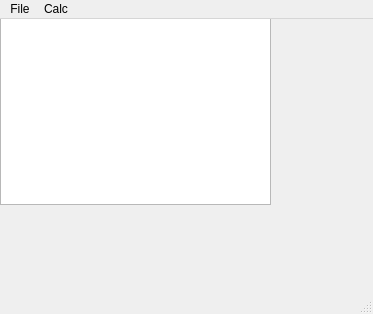
<?xml version="1.0" encoding="UTF-8"?>
<ui version="4.0">
 <class>MainWindow</class>
 <widget class="QMainWindow" name="MainWindow">
  <property name="geometry">
   <rect>
    <x>0</x>
    <y>0</y>
    <width>373</width>
    <height>314</height>
   </rect>
  </property>
  <property name="windowTitle">
   <string>MainWindow</string>
  </property>
  <widget class="QWidget" name="centralwidget">
   <widget class="QWidget" name="verticalLayoutWidget">
    <property name="geometry">
     <rect>
      <x>0</x>
      <y>-5</y>
      <width>271</width>
      <height>191</height>
     </rect>
    </property>
    <layout class="QVBoxLayout" name="verticalLayout">
     <item>
      <widget class="QTextEdit" name="processEdit"/>
     </item>
    </layout>
   </widget>
  </widget>
  <widget class="QMenuBar" name="menubar">
   <property name="geometry">
    <rect>
     <x>0</x>
     <y>0</y>
     <width>373</width>
     <height>25</height>
    </rect>
   </property>
   <widget class="QMenu" name="menuFile">
    <property name="title">
     <string>File</string>
    </property>
    <addaction name="actionOpen"/>
    <addaction name="actionSave"/>
    <addaction name="actionRevert"/>
    <addaction name="actionExit"/>
   </widget>
   <widget class="QMenu" name="menuCalculator">
    <property name="title">
     <string>Calc</string>
    </property>
    <addaction name="actionCalculator"/>
   </widget>
   <addaction name="menuFile"/>
   <addaction name="menuCalculator"/>
  </widget>
  <widget class="QStatusBar" name="statusbar"/>
  <action name="actionOpen">
   <property name="text">
    <string>Open</string>
   </property>
   <property name="shortcut">
    <string>O</string>
   </property>
  </action>
  <action name="actionSave">
   <property name="text">
    <string>Save</string>
   </property>
   <property name="shortcut">
    <string>S</string>
   </property>
  </action>
  <action name="actionRevert">
   <property name="text">
    <string>Revert</string>
   </property>
   <property name="shortcut">
    <string>R</string>
   </property>
  </action>
  <action name="actionExit">
   <property name="text">
    <string>Exit</string>
   </property>
   <property name="shortcut">
    <string>X</string>
   </property>
  </action>
  <action name="actionCalculator">
   <property name="text">
    <string>Calculator</string>
   </property>
   <property name="shortcut">
    <string>C</string>
   </property>
  </action>
 </widget>
 <resources/>
 <connections/>
</ui>
